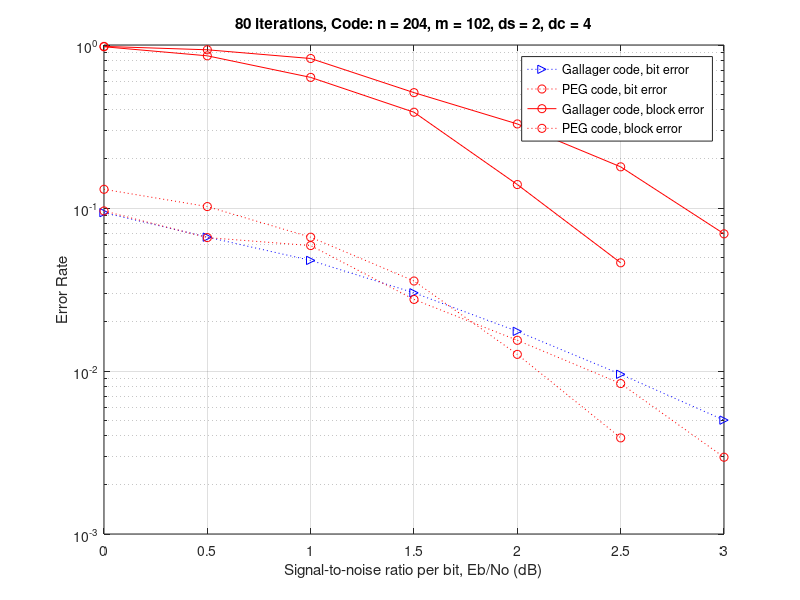

Write MATLAB code to recreate this figure.
clear all

% load results
%load results204Gallager.mat g204dB g204BER g204BLER
load results204PEG.mat p204dB p204BER p204BLER
load results504Gallager.mat g504dB g504BER g504BLER
load results504PEG.mat p504dB p504BER p504BLER

load results256regular.mat r256dB r256BER r256BLER
load results256PEG.mat p256dB p256BER p256BLER

load results32Gallager.mat g32dB g32BER g32BLER
load results32PEG.mat p32dB p32BER p32BLER

load results204Gallager2.mat g204dB g204BER g204BLER
load results204PEG2.mat p2204dB p2204BER p2204BLER

%semilogy(g204dB,g204BER,'b>:','DisplayName','Gallager204')
%semilogy(g504dB,g504BER,'b>:','DisplayName','Gallager504')
%semilogy(r256dB,r256BLER,'b>-','DisplayName','regular256')
%semilogy(g32dB,g32BER,'b>:','DisplayName','Gallager32')
semilogy(g204dB,g204BER,'b>:','DisplayName','Gallager2204')
hold on
semilogy(p204dB,p204BER,'ro:','DisplayName','PEG204')
%semilogy(g204dB,g204BLER,'b>-','DisplayName','Gallager204')
semilogy(p204dB,p204BLER,'ro-','DisplayName','PEG204')
%semilogy(p504dB,p504BER,'ro:','DisplayName','PEG504')
%semilogy(g504dB,g504BLER,'b>-','DisplayName','Gallager504')
%semilogy(p504dB,p504BLER,'ro-','DisplayName','PEG504')
%semilogy(p256dB,p256BLER,'ro-','DisplayName','PEG256')
%semilogy(p32dB,p32BER,'ro:','DisplayName','PEG32')
%semilogy(g32dB,g32BLER,'b>-','DisplayName','Gallager32')
%semilogy(p32dB,p32BLER,'ro-','DisplayName','PEG32')
semilogy(p2204dB,p2204BER,'ro:','DisplayName','PEG2204')
%semilogy(g204dB,g204BLER,'b>-','DisplayName','Gallager2204')
semilogy(p2204dB,p2204BLER,'ro-','DisplayName','PEG2204')

%title('80 iterations, Code: n = 204, m = 102, ds = 3, dc = 6')
%title('80 iterations, Code: n = 504, m = 254, ds = 3, dc = 6')
%title('80 iterations, Code: n = 32, m = 16, ds = 2, dc = 4')
title('80 iterations, Code: n = 204, m = 102, ds = 2, dc = 4')
ylabel('Error Rate')
xlabel('Signal-to-noise ratio per bit, Eb/No (dB)')
legend('Gallager code, bit error','PEG code, bit error','Gallager code, block error','PEG code, block error')%'Gallager504','PEG504','Gallager204e','PEG204e','Gallager504e','PEG504e')
grid on

hold off